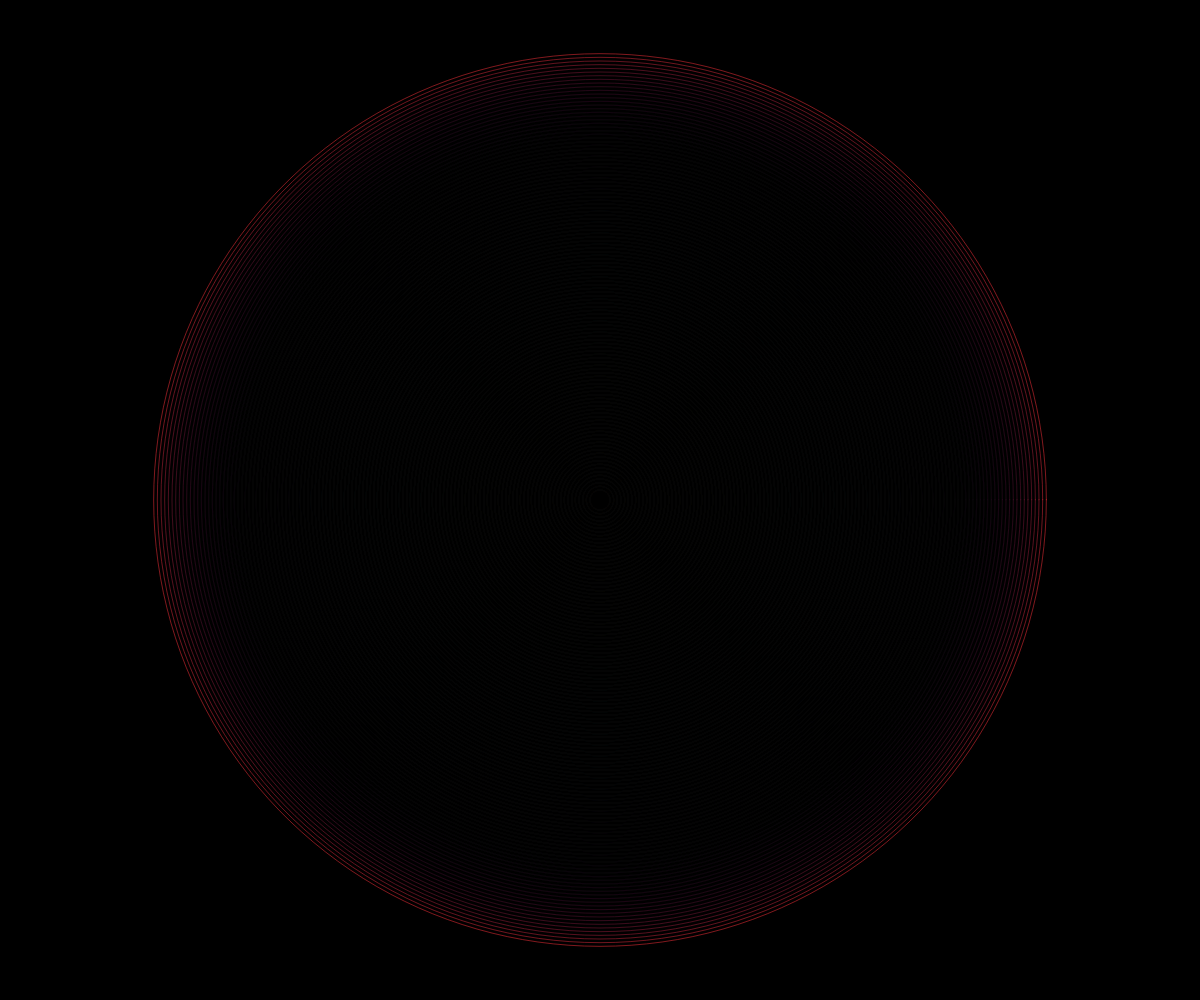
Frame 1 (no input)
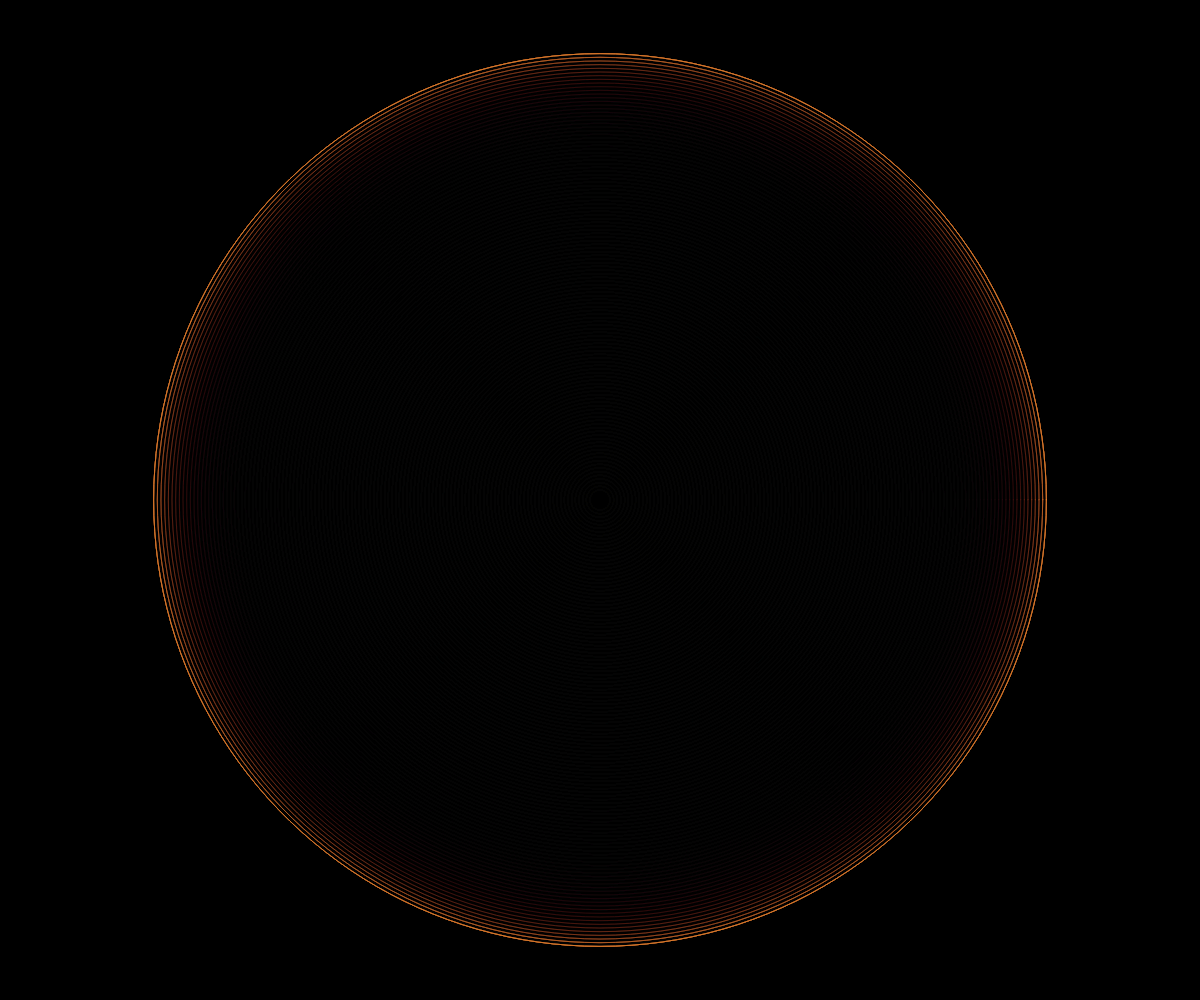
Frame 60 (no input)
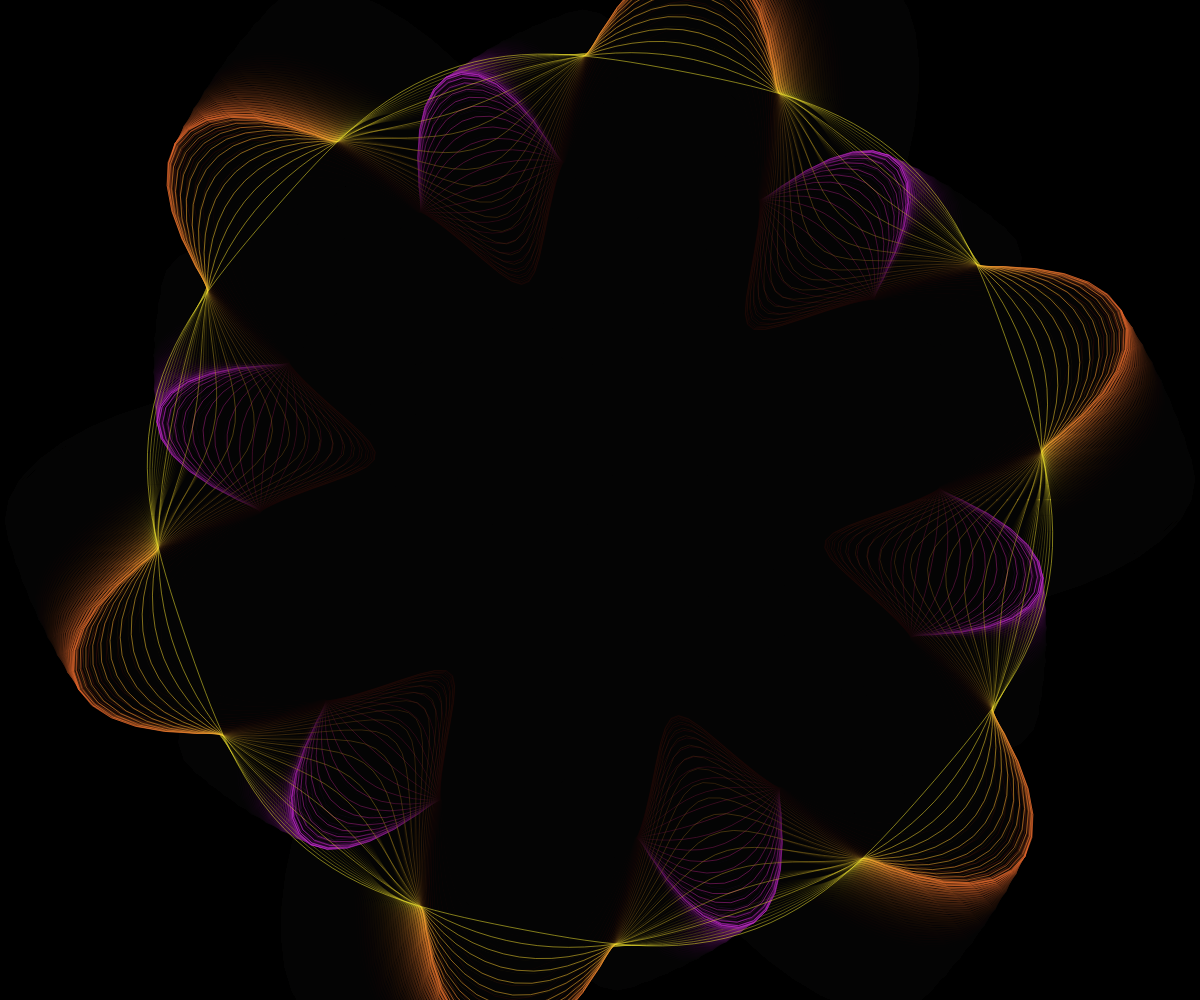
Frame 120 (the mouse pressed at the canvas centre since frame 60)

The p5.js sketch that drew these frames (run headless with seeded random() and noise() and a simulated clock; from frame 60 on, the mouse is pressed at the canvas centre):

// p5.js sketch
// ── sketch.js
let t = 0;

function setup() {
  createCanvas(windowWidth, windowHeight);
  angleMode(RADIANS);
  colorMode(HSB, 360, 100, 100, 100);
  background(0);
}

function draw() {
  // soft fade for motion trails
  noStroke();
  fill(0, 0, 0, 12);
  rect(0, 0, width, height);

  translate(width / 2, height / 2);

  let layers = 120;
  let radiusMax = min(width, height) * 0.45;

  for (let i = 0; i < layers; i++) {
    let r = map(i, 0, layers, 10, radiusMax);

    let wobble = sin(t * 2 + r * 0.03) * 40;

    /*
    let mouseInfluence = map(
      dist(mouseX - width / 2, mouseY - height / 2, 0, 0),
      0,
      radiusMax,
      1.5,
      0.3,
      true
    );
    */
    let mouseDist = dist(mouseX - width / 2, mouseY - height / 2, 0, 0);
    let mouseNorm = constrain(1 - mouseDist / radiusMax, 0, 1);
    let mouseInfluence = pow(mouseNorm, 2.5) * 4;


    stroke(
      (r * 0.8 + t * 50) % 360,
      80,
      100,
      50
    );
    strokeWeight(1);

    beginShape();
    for (let a = 0; a < TWO_PI; a += PI / 90) {
      let wave =
        sin(a * 6 + t * 3) * wobble * mouseInfluence;

      let x = cos(a) * (r + wave);
      let y = sin(a) * (r + wave);

      vertex(x, y);
    }
    endShape(CLOSE);
  }

  t += 0.01;
}

function windowResized() {
  resizeCanvas(windowWidth, windowHeight);
  background(0);
}
